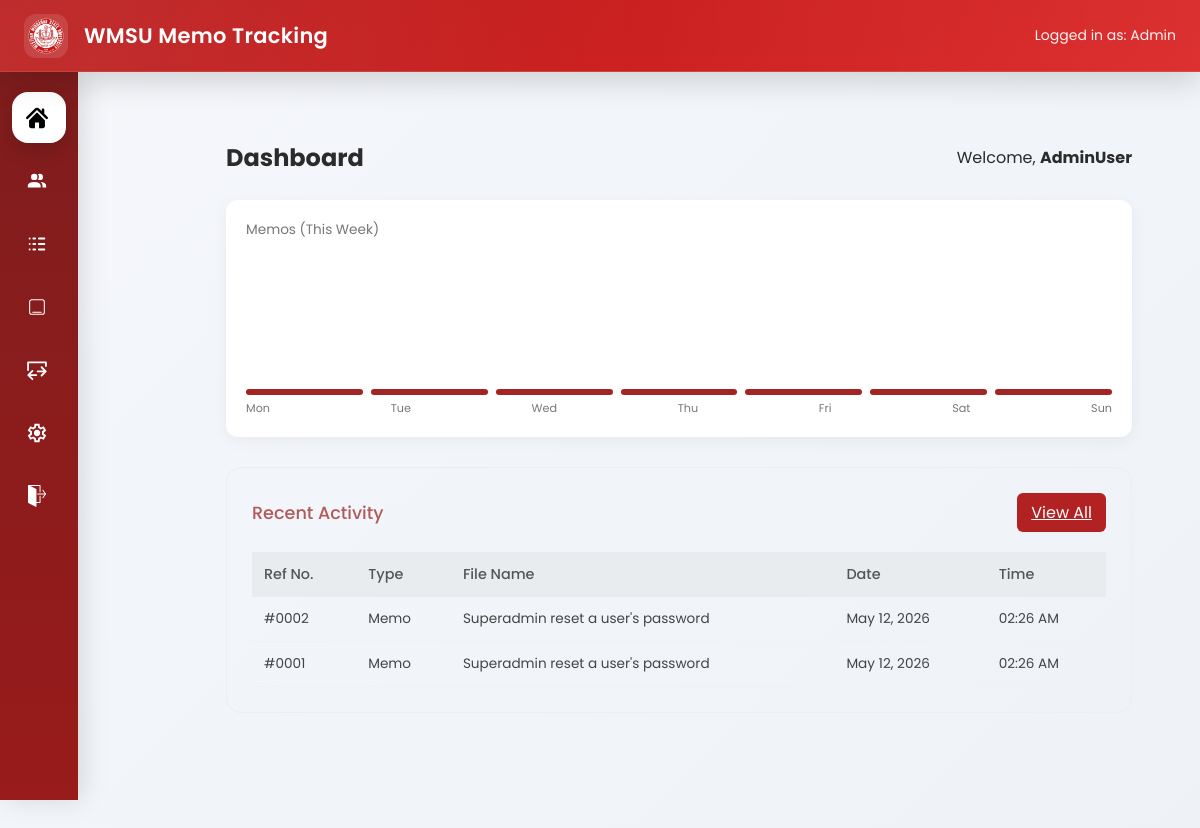
The app's page /admin/ (signed in) with its own data.
### app/models/user.py (models this page shows, shortened)
class User(UserMixin, db.Model):
    __tablename__ = "users"
    id = db.Column(db.Integer, primary_key=True)
    username = db.Column(db.String(50), unique=True, nullable=False)
    password_hash = db.Column(db.String(255), nullable=False)
    role = db.Column(db.String(20))

### app/models/log_entry.py (models this page shows)
class LogEntry(db.Model):
    __tablename__ = "log_entries"
    id = db.Column(db.Integer, primary_key=True)
    serial_number = db.Column(db.Integer, unique=True, nullable=False)
    date = db.Column(db.Date)
    remarks = db.Column(db.String(255))
    notes = db.Column(db.Text)
    encoded_at = db.Column(db.DateTime, default=datetime.utcnow)
    memo_id = db.Column(db.Integer, db.ForeignKey("memos.id"))
    user_id = db.Column(
        db.Integer,
        db.ForeignKey("users.id", name="fk_log_entries_user_id"),
        nullable=True
    )
    user = db.relationship("User", backref="logs")

### app/routes/admin.py (the view)
@admin_bp.route("/")
@login_required
def dashboard():
    if current_user.role != "admin":
        return redirect(url_for("auth.login"))
    sort = request.args.get("sort", "latest")
    query = LogEntry.query
    if sort == "oldest":
        query = query.order_by(LogEntry.encoded_at.asc())
    else:
        query = query.order_by(LogEntry.encoded_at.desc())
    logs = query.limit(3).all()
    today = date.today()
    start_week = today - timedelta(days=today.weekday())
    week_counts = []
    for i in range(7):
        day = start_week + timedelta(days=i)
        count = Memo.query.filter(
            Memo.date == day
        ).count()
        week_counts.append(count)
    return render_template(
        "admin/dashboard.html",
        logs=logs,
        week_counts=week_counts,
        current_sort=sort
    )

### app/__init__.py (called while the page is built)
def create_app():
    app = Flask(__name__)
    app.config.from_object(Config)
    db.init_app(app)
    login_manager.init_app(app)
    migrate.init_app(app, db)
    login_manager.login_view = "auth.login"
    @login_manager.user_loader
    def load_user(user_id):
        return User.query.get(int(user_id))
    app.register_blueprint(main)
    app.register_blueprint(auth_bp)
    app.register_blueprint(secretary_bp)
    app.register_blueprint(admin_bp)
    app.cli.add_command(seed_command)
    app.cli.add_command(seed_memos)
    @app.context_processor
    def inject_settings():
        settings = SystemSettings.query.first()
        return dict(settings=settings)
    print(app.url_map)
    return app

### app/templates/admin/dashboard.html (shortened to what this page needs)
{% block page_css %}
  <link rel="stylesheet" href="{{ url_for('static', filename='css/admin_dashboard.css') }}">
{% endblock %}
{% extends "base.html" %}
{% block content %}
<div class="main-content">
  <div class="dashboard-header">
    <h2>Dashboard</h2>
    <div>Welcome, <strong>AdminUser</strong></div>
  </div>
  <div class="dashboard-grid">
    <div class="stat-card chart-card">
      <div class="stat-label">Memos (This Week)</div>
      <div class="chart-container">
        {% set max_val = week_counts|max %}
        {% if max_val == 0 %}
          {% set max_val = 1 %}
        {% endif %}
        {% for count in week_counts %}
          <div class="bar-wrapper">
            <div class="bar"
                style="height: {{ (count / max_val) * 100 }}%;">
            </div>
          </div>
        {% endfor %}
      </div>
      <div class="chart-labels">
        <span>Mon</span>
        <span>Tue</span>
        <span>Wed</span>
        <span>Thu</span>
        <span>Fri</span>
        <span>Sat</span>
        <span>Sun</span>
      </div>
    </div>
  </div>
<div class="activity-log">
  <div class="log-header">
    <h2 class="log-title">Recent Activity</h2>
    <div class="controls">
      <a href="{{ url_for('admin.logs_page') }}" class="btn">View All</a>
    </div>
  </div>
  <table class="data-table">
    <thead>
      <tr>
        <th>Ref No.</th>
        <th>Type</th>
        <th>File Name</th>
        <th>Date</th>
        <th>Time</th>
      </tr>
    </thead>
    <tbody>
      {% for log in logs %}
      <tr>
        <td>#{{ "%04d"|format(log.serial_number) }}</td>
        <td>{{ log.type or "Memo" }}</td>
        <td>
          {{ log.file_name if log.file_name else log.remarks }}
        </td>
        <td>{{ log.encoded_at.strftime("%B %d, %Y") }}</td>
        <td>{{ log.encoded_at.strftime("%I:%M %p") }}</td>
      </tr>
      {% endfor %}
    </tbody>
  </table>
</div>
</div>
{% endblock %}

### app/templates/base.html (shortened to what this page needs)
<!DOCTYPE html>
<html lang="en">
<head>
<link rel="stylesheet" href="{{ url_for('static', filename='css/base.css') }}">
<link rel="stylesheet" href="{{ url_for('static', filename='css/flatpickr.min.css') }}">
    {% block page_css %}
    {% endblock %}
</head>
<body>
<div class="topbar">
<div class="topbar-left">
{% if settings and settings.logo %}
  <img src="{{ url_for('static', filename=settings.logo) }}" class="logo">
{% else %}
  <img src="{{ url_for('static', filename='img/logo.png') }}" class="logo">
{% endif %}
{% if settings and settings.system_name %}
  <div class="title"> {{ settings.system_name }}</div>
{% else %}
  <div class="title"> WMSU Memo Tracking</div>
{% endif %}
</div>
<div class="topbar-right">
  Logged in as:
  <span id="userRole">
    {% if current_user.is_authenticated %}
      {{ current_user.username|capitalize }}
    {% else %}
      Guest
    {% endif %}
  </span>
</div>
</div>
{% if current_user.is_authenticated %}
<div class="sidebar">
    {% if current_user.role == "admin" %}
    <a href="{{ url_for('admin.dashboard') }}"
       class="{% if request.endpoint == 'admin.dashboard' %}active{% endif %}">
        <img src="{{ url_for('static', filename='img/dashboard.svg') }}">
    </a>
    <a href="{{ url_for('admin.users') }}"
       class="{% if request.endpoint == 'admin.users' %}active{% endif %}">
        <img src="{{ url_for('static', filename='img/users.svg') }}">
    </a>
    <a href="{{ url_for('admin.logs_page') }}"
       class="{% if request.endpoint == 'admin.logs_page' %}active{% endif %}">
        <img src="{{ url_for('static', filename='img/reports.svg') }}">
    </a>
    {% endif %}
    {% if current_user.role == "admin" or current_user.role == "secretary" %}
    <a href="{{ url_for('main.home') }}"
       class="{% if request.endpoint == 'main.home' %}active{% endif %}">
        <img src="{{ url_for('static', filename='img/memos.svg') }}">
    </a>
    {% endif %}
    {% if current_user.role == "admin" %}
    <a href="{{ url_for('admin.import_page') }}"
       class="{% if request.endpoint == 'admin.import_page' %}active{% endif %}">
        <img src="{{ url_for('static', filename='img/import.svg') }}">
    </a>
    <a href="{{ url_for('admin.settings_general') }}"
       class="{% if request.endpoint == 'admin.settings_general' %}active{% endif %}">
        <img src="{{ url_for('static', filename='img/settings.svg') }}">
    </a>
    {% endif %}
    <a href="{{ url_for('auth.logout') }}">
        <img src="{{ url_for('static', filename='img/logout.svg') }}">
    </a>
</div>
{% endif %}
<div class="content">
  {% block content %}
  {% endblock %}
</div>
</body>
</html>

### app/static/css/admin_dashboard.css (style rules this page uses)
.main-content { padding: 40px; max-width: 1200px; margin-left: 80px; }
.dashboard-header { display: flex; justify-content: space-between; align-items: center; margin-bottom: 25px; }
.dashboard-grid { display: grid; grid-template-columns: 1fr 1fr; gap: 20px; }
.stat-card { display: flex; justify-content: space-between; align-items: center; border-radius: 12px; padding: 20px; background: #fff; box-shadow: 0 4px 15px rgba(0,0,0,0.05); }
.stat-label { color: #777; font-size: 0.85rem; }
.chart-card { grid-column: span 2; flex-direction: column; align-items: flex-start; }
.chart-container { display: flex; align-items: flex-end; gap: 8px; height: 140px; margin-top: 15px; width: 100%; }
.bar-wrapper { position: relative; flex: 1 1 0; display: flex; justify-content: center; align-items: flex-end; height: 100%; }
.bar { width: 100%; background: #a42323; border-radius: 6px; min-height: 6px; transition: 0.3s; animation: grow 0.7s ease; cursor: pointer; }
.chart-labels { display: flex; justify-content: space-between; width: 100%; font-size: 0.7rem; color: #777; margin-top: 5px; }
.activity-log { border: 1px solid #eee; border-radius: 15px; padding: 25px; margin-top: 30px; }
.log-header { display: flex; justify-content: space-between; align-items: center; margin-bottom: 20px; }
.log-title { color: #b05a5a; font-size: 1.1rem; font-weight: 500; }
.controls { display: flex; gap: 10px; }
.data-table { width: 100%; border-collapse: collapse; }
.data-table th { background-color: #e9ecef; text-align: left; padding: 12px; font-size: 0.9rem; font-weight: 500; color: #555; }
.data-table td { padding: 12px; border-bottom: 1px solid #f1f1f1; font-size: 0.85rem; color: #444; }

### app/static/css/base.css (style rules this page uses)
* { margin:0; padding:0; box-sizing:border-box; font-family:'Poppins',sans-serif; }
body { background: linear-gradient(135deg,#f5f7fb 0%, #eef2f7 100%); color:#2b2b2b; min-height:100vh; }
.topbar { position:fixed; top:0; left:0; width:100%; height:72px; background: linear-gradient( 135deg, #b91c1c, #dc2626 ); display:flex; align-items:center; justify-content:space-between; padding:0 24px; color:white; backdrop-filter: blur(12px); border-bottom: 1px solid rgba(255,255,255,0.15); box-shadow: 0 10px 30px rgba(0,0,0,0.15); z-index:1000; }
.topbar::after { content:""; position:absolute; inset:0; background: linear-gradient( 90deg, rgba(255,255,255,0.08), transparent, rgba(255,255,255,0.05) ); pointer-events:none; }
.topbar-left { display:flex; align-items:center; gap:16px; }
.logo { height:44px; width:44px; object-fit:contain; border-radius:12px; padding:4px; background:rgba(255,255,255,0.12); backdrop-filter: blur(10px); }
.title { font-size:21px; font-weight:600; letter-spacing:0.3px; }
.topbar-right { font-size:14px; opacity:0.95; }
.sidebar { position:fixed; top:72px; left:0; width:78px; height:calc(100vh - 72px); background: linear-gradient( 180deg, #7f1d1d, #991b1b ); padding:20px 12px; display:flex; flex-direction:column; gap:12px; overflow:hidden; transition:0.3s ease; z-index:999; box-shadow: 5px 0 25px rgba(0,0,0,0.12); }
.sidebar a { display:flex; align-items:center; gap:14px; text-decoration:none; color:white; padding:14px 14px; border-radius:16px; transition:0.25s ease; position:relative; overflow:hidden; }
.sidebar a img { width:22px; height:22px; min-width:22px; object-fit:contain; filter:brightness(0) invert(1); transition:0.25s; }
.sidebar a.active { background:white; color:#991b1b; box-shadow: 0 8px 18px rgba(0,0,0,0.15); }
.sidebar a.active img { filter:none; }
.content { margin-left:78px; margin-top:72px; padding:28px; transition:0.3s ease; }
.content { margin-left:78px; margin-top:72px; min-height:100vh; padding:28px; }
.btn { background:#B22222; color:white; border:none; padding:7px 14px; border-radius:6px; cursor:pointer; }

### records on screen
User: username "Admin"
LogEntry: serial_number "0002", type "Memo", remarks "Superadmin reset a user's password", encoded_at "May 12, 2026", encoded_at "02:26 AM"
LogEntry: serial_number "0001", type "Memo", remarks "Superadmin reset a user's password", encoded_at "May 12, 2026", encoded_at "02:26 AM"
